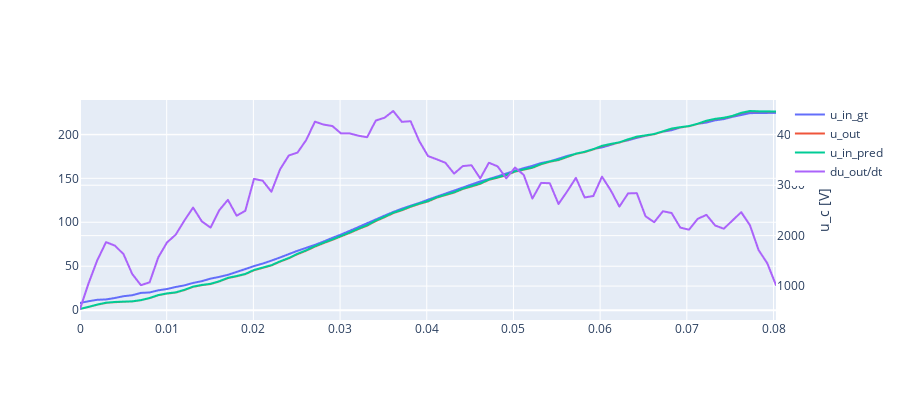

The code cell stored with this chart in its notebook:
### Code cell
def predict_u_in(u_out, du_out_dt, tau):
    return u_out + tau * du_out_dt

dsdf["u_in_pred"] = predict_u_in(dsdf.u_out, dsdf.du_out_dt_lpf, tau_init)

fig = go.Figure()
fig.update_layout(
    height=400,
    hovermode='x',
    yaxis2=dict(title='u_c [V]', overlaying='y', side='right'),
)
fig.add_trace(go.Scattergl(x=dsdf.t, y=dsdf.u_in_gt, name="u_in_gt"))
fig.add_trace(go.Scattergl(x=dsdf.t, y=dsdf.u_out, name="u_out"))
fig.add_trace(go.Scattergl(x=dsdf.t, y=dsdf.u_in_pred, name="u_in_pred"))
fig.add_trace(go.Scattergl(x=dsdf.t, y=dsdf.du_out_dt_lpf, name="du_out/dt", yaxis='y2'))
